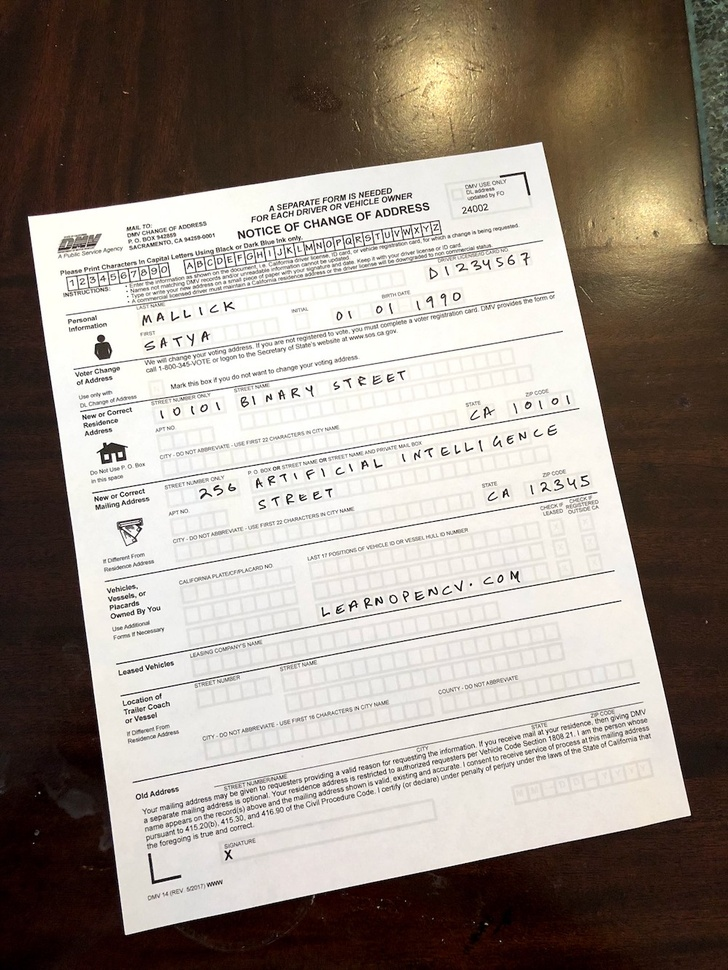
#> input picture week5_python/data/images/scanned-form.jpg, 728 x 970 px, shrunk from 1000 x 1333 before the run
$ python hough_script1.py
#> lines starting #> are read from the running program, lines starting #| are printed output that depends on the picture; after the words box and inside, x2 and y2 are one past the last pixel; in counts of white or black regions, pixels touching at a corner belong together
import cv2 as cv
import numpy as np
from pathlib import Path

folder = Path("data/images")
file_name = Path("scanned-form.jpg")
file_name_save = Path("houghlines2.jpg")

img = cv.imread(folder / file_name)
#> img is the input picture: shape (970, 728, 3); mean B, G, R 135.9, 144.8, 154.5
gray = cv.cvtColor(img,cv.COLOR_BGR2GRAY)
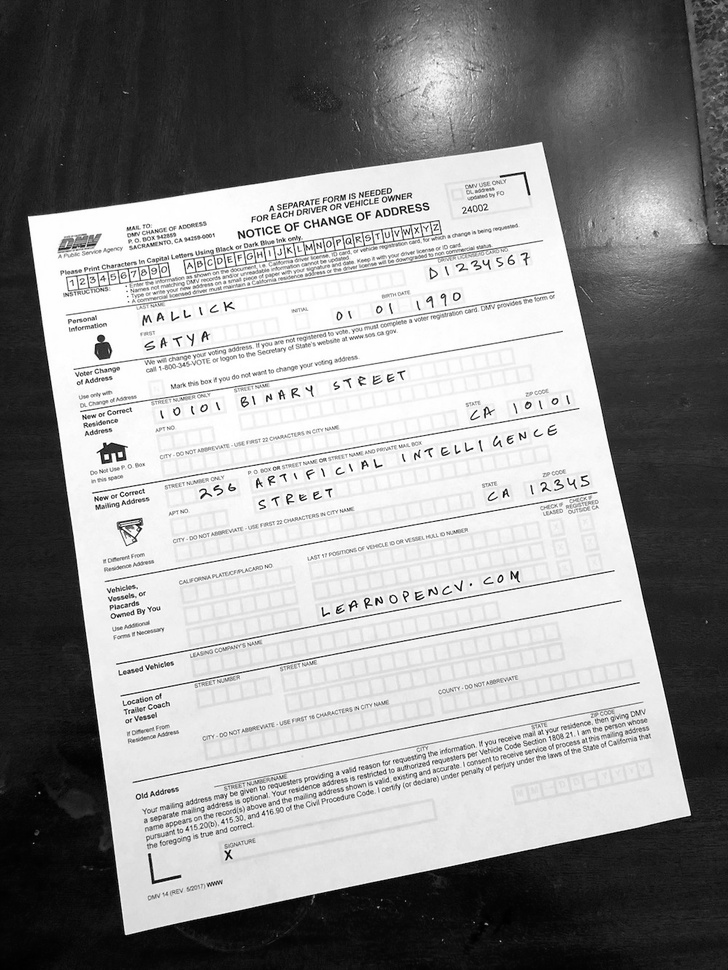
#> gray: shape (970, 728); min 0, max 255, mean 146.7
edges = cv.Canny(gray,50,150,apertureSize = 3)
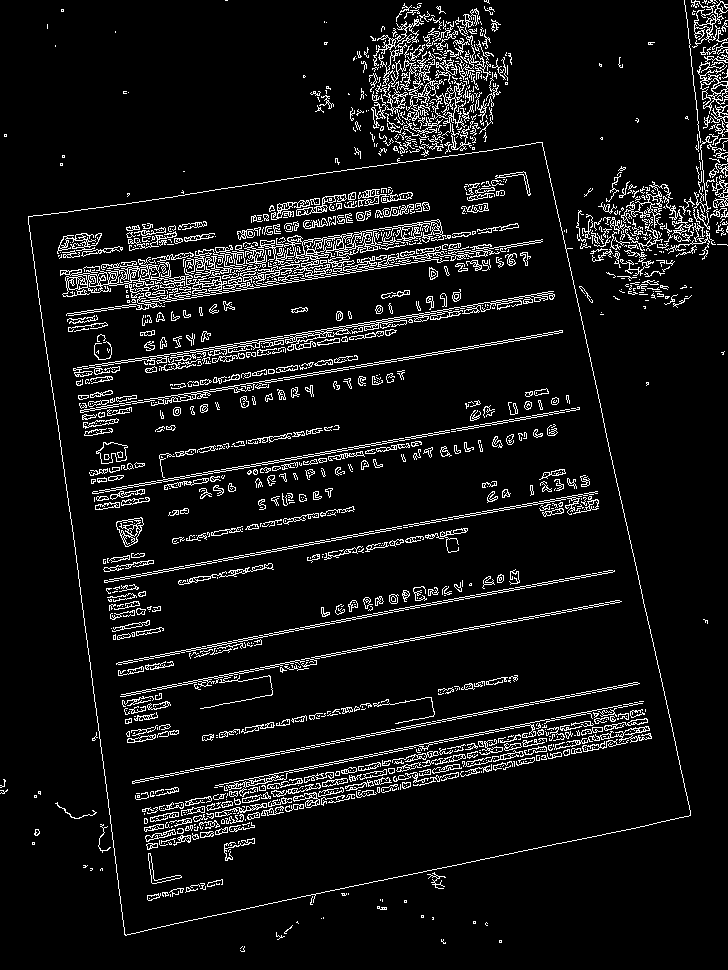
#> edges: shape (970, 728); 7.5% white in thin lines or dots

lines = cv.HoughLinesP(edges,1,np.pi/180,100,minLineLength=100,maxLineGap=10)
#> lines = 174 rows, first 6: [127, 663, 481, 595], [135, 304, 540, 240], [96, 493, 579, 408], [120, 696, 485, 626], [134, 302, 491, 246], [213, 471, 579, 407]

for line in lines:
    x1,y1,x2,y2 = line[0]
    cv.line(img,(x1,y1),(x2,y2),(0,255,0),2)
#> this loop made 174 passes
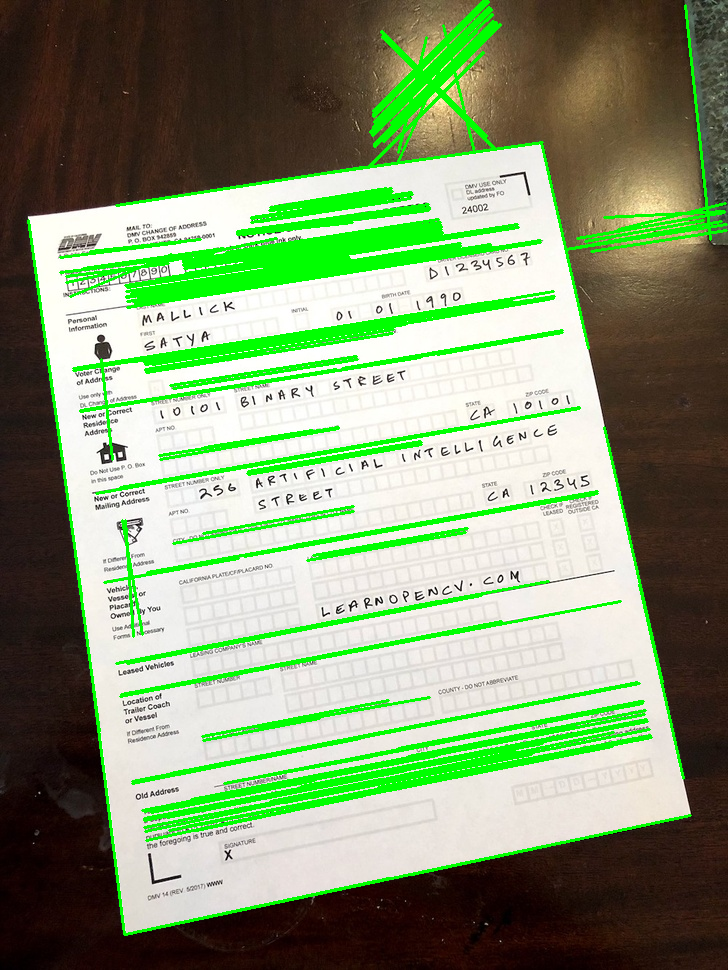
#> img: shape (970, 728, 3); 11.17% of pixels changed, all inside (x1, y1, x2, y2) = (27, 0, 728, 936)

cv.imwrite(folder / file_name_save, img)

$ run again, with musk.jpg copied over week5_python/data/images/scanned-form.jpg
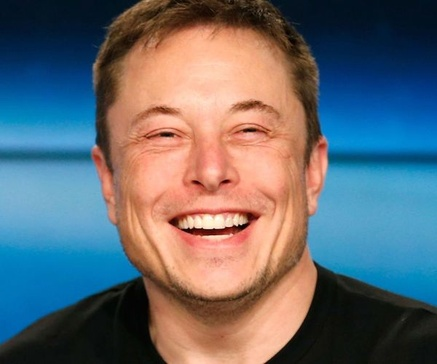
#> input picture musk.jpg, 437 x 364 px, shrunk from 600 x 500 before the run
#> img is the input picture: shape (364, 437, 3); mean B, G, R 112.1, 105.5, 100.1
#> `edges = cv.Canny(gray,50,150,apertureSize = 3)`:
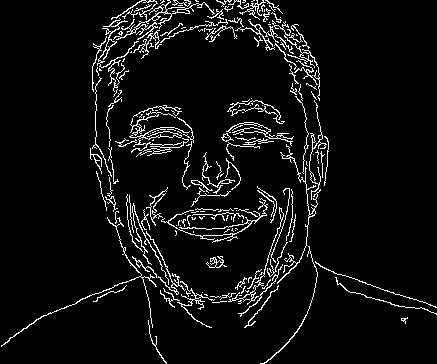
#> edges: shape (364, 437); 6% white in thin lines or dots
#> lines = [[314, 265, 436, 307]]
#> the loop `for line in lines:` made 1 pass
#> after the loop `for line in lines:`:
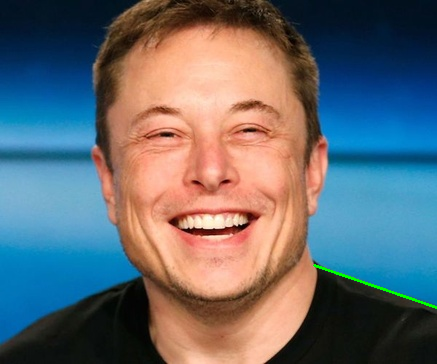
#> img: shape (364, 437, 3); 0.23% of pixels changed, all inside (x1, y1, x2, y2) = (313, 264, 437, 309)

$ run again, with reflection_1.jpg copied over week5_python/data/images/scanned-form.jpg
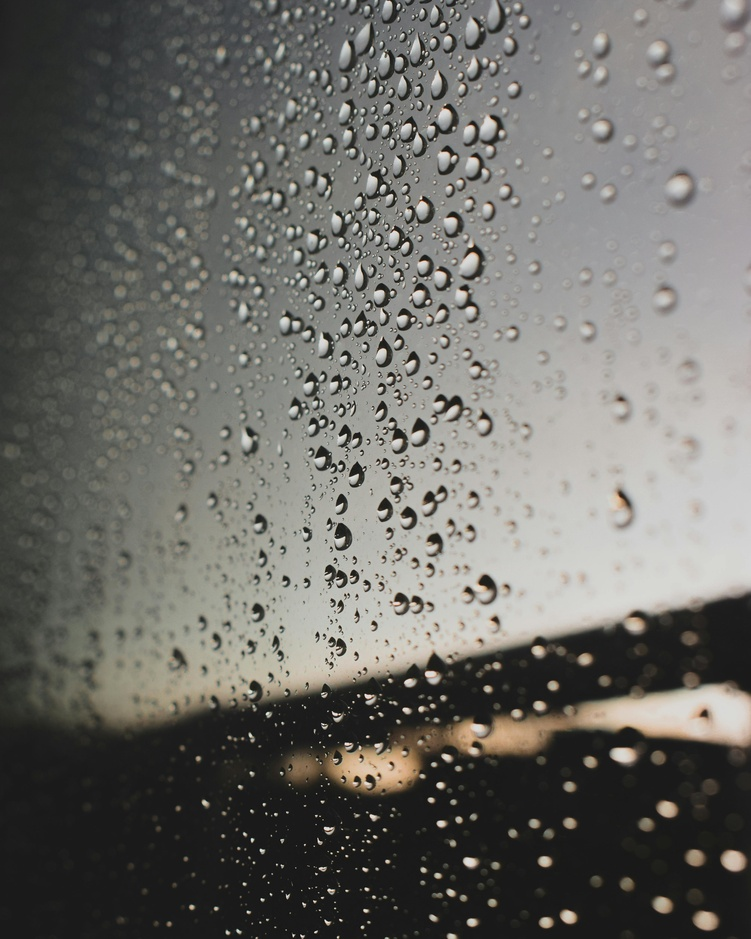
#> input picture reflection_1.jpg, 751 x 939 px, shrunk from 4000 x 5000 before the run
#> img is the input picture: shape (939, 751, 3); mean B, G, R 102.5, 107.1, 107.9
#> `edges = cv.Canny(gray,50,150,apertureSize = 3)`:
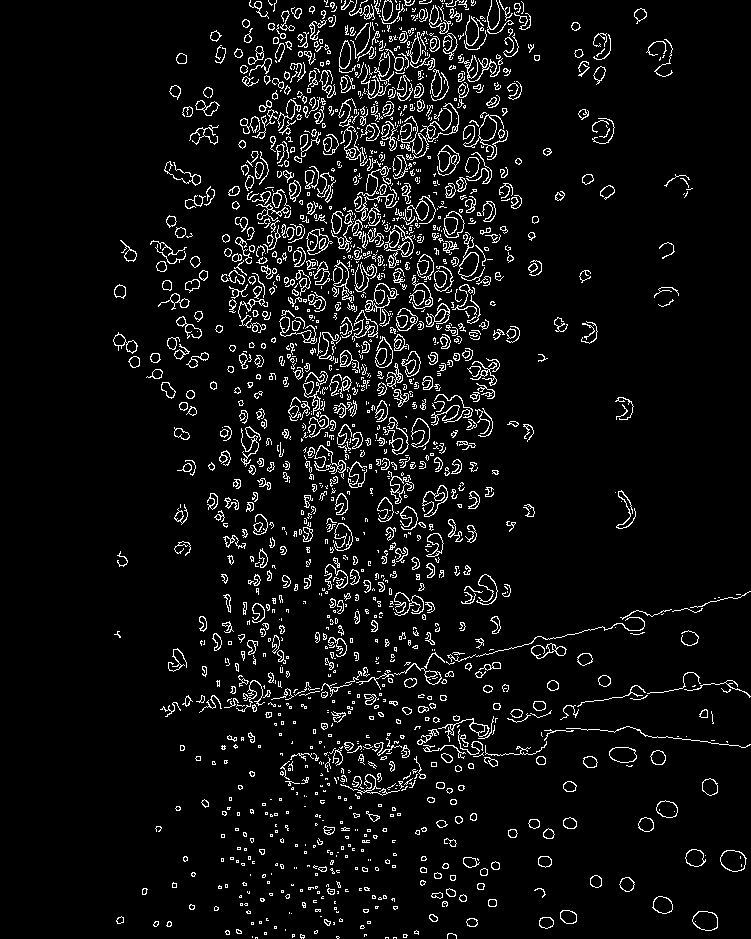
#> edges: shape (939, 751); 6.2% white in thin lines or dots, all inside (x1, y1, x2, y2) = (113, 0, 751, 939)
#> lines = 17 rows, first 6: [352, 448, 362, 310], [314, 349, 316, 203], [369, 174, 376, 72], [383, 325, 410, 196], [370, 255, 379, 155], [387, 539, 393, 417]
#> the loop `for line in lines:` made 17 passes
#> after the loop `for line in lines:`:
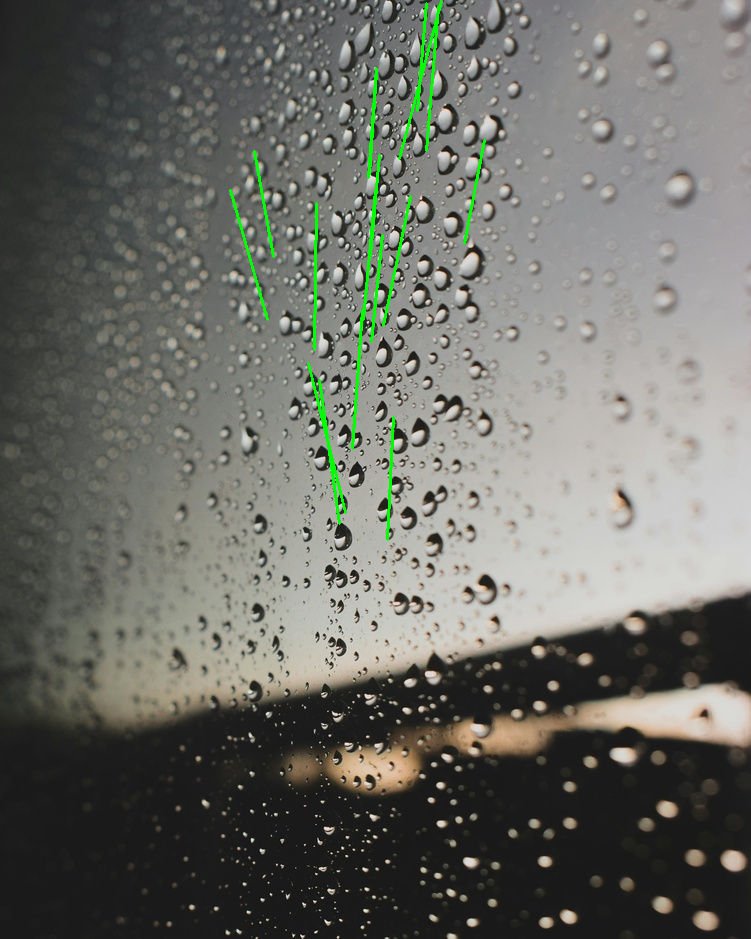
#> img: shape (939, 751, 3); 0.82% of pixels changed, all inside (x1, y1, x2, y2) = (229, 0, 486, 541)
